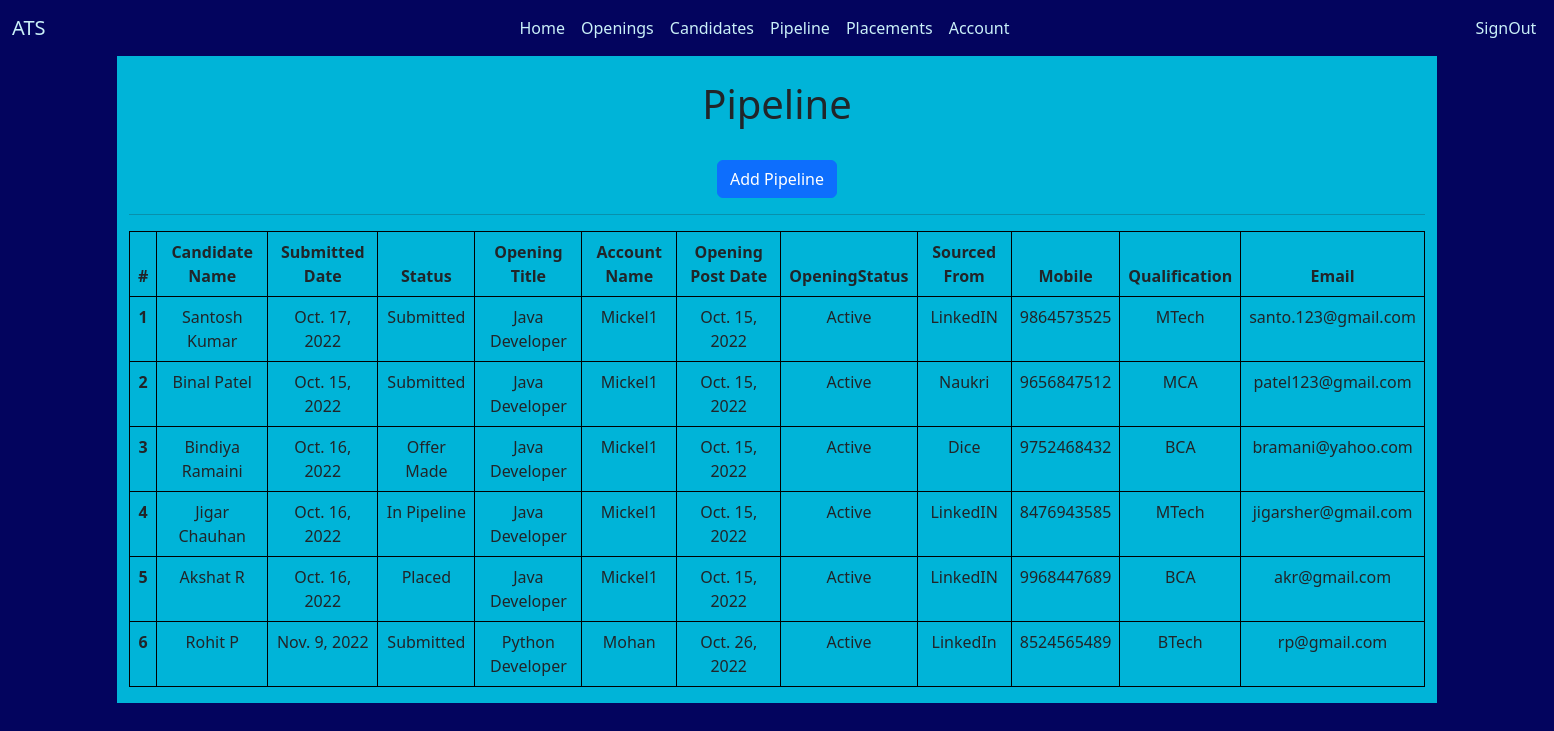
/pipeline, run on the app's committed database.
### ApplicantTracking/models.py (models this page shows)
class Pipeline(models.Model):
    CandidateName = models.CharField(max_length=100)
    SubmittedDate = models.DateField()
    Status = models.CharField(max_length=50)
    OpeningTitle = models.CharField(max_length=50)
    AccountName = models.CharField(max_length=50)
    OpeningPostDate = models.DateField()
    OpeningStatus = models.CharField(max_length=50)
    SourcedFrom = models.CharField(max_length=50)
    Mobile = models.IntegerField()
    Qualification = models.CharField(max_length=150)
    Email = models.EmailField(max_length=50)
    def __str__(self):
        return "%s %s %s" %(self.CandidateName, self.Status, self.OpeningTitle)

### ApplicantTracking/views.py (the view)
# urls.py: path('pipeline', views.pipeline, name="pipeline"),
def pipeline(request):
    pipe = Pipeline.objects.all()
    context = {
        'pipe': pipe
    }
    print(context)
    return render(request, 'ApplicantTracking/pipeline.html', context)

### templates/ApplicantTracking/pipeline.html (shortened to what this page needs)
<!doctype html>
<html lang="en">
<head>
    <link href="https://cdn.jsdelivr.net/npm/bootstrap@5.2.2/dist/css/bootstrap.min.css" rel="stylesheet"
>
</head>
<body style="background-color: #03045e;">
<nav class="navbar navbar-expand-lg" style="background-color: #03045e">
    <div class="container-fluid">
        <a class="navbar-brand" style="color:#caf0f8;">ATS</a>
        <div class="collapse navbar-collapse" id="navbarSupportedContent">
            <ul class="navbar-nav me-auto mb-2 mb-lg-0">
                <li class="nav-item">
                    <a class="nav-link" aria-current="page" href="/dashboard" style="margin-left:450px;color:#caf0f8" id="aknav">Home</a>
                </li>
                <li class="nav-item">
                    <a class="nav-link" href="/openings" style="color:#caf0f8" id="aknav">Openings</a>
                </li>
                <li class="nav-item">
                    <a class="nav-link" href="/candidates" style="color:#caf0f8" id="aknav">Candidates</a>
                </li>
                <li class="nav-item">
                    <a class="nav-link" href="/pipeline" style="color:#caf0f8" id="aknav">Pipeline</a>
                </li>
                <li class="nav-item">
                    <a class="nav-link" href="/placement" style="color:#caf0f8" id="aknav">Placements</a>
                </li>
                <li class="nav-item">
                    <a class="nav-link" href="/account" style="color:#caf0f8" id="aknav">Account</a>
                </li>
                <li class="nav-item" style="margin-left:450px;">
                    <a class="nav-link" href="/signout" style="color:#caf0f8" id="aknav">SignOut</a>
                </li>
            </ul>
        </div>
    </div>
</nav>
<div class="container" style="text-align:center;">
    <div class="row">
        <div class="col-md-12" style="background-color: #00b4d8">
            <br>
            <h1 align="center">Pipeline</h1>
            <br>
            <a href="/addpipeline" class="btn btn-primary" role="button">Add Pipeline</a>
            <hr>
    <table class="table table-bordered" style="border-color:black;">
        <thead>
        <tr>
            <th scope="col">#</th>
            <th scope="col">Candidate Name</th>
            <th scope="col">Submitted Date</th>
            <th scope="col">Status</th>
            <th scope="col">Opening Title</th>
            <th scope="col">Account Name</th>
            <th scope="col">Opening Post Date</th>
            <th scope="col">OpeningStatus</th>
            <th scope="col">Sourced From</th>
            <th scope="col">Mobile</th>
            <th scope="col">Qualification</th>
            <th scope="col">Email</th>
        </tr>
        </thead>
        {% for pipe in pipe %}
        <tbody>
        <tr>
            <th scope="row">{{pipe.id}}</th>
            <td>{{pipe.CandidateName}}</td>
            <td>{{pipe.SubmittedDate}}</td>
            <td>{{pipe.Status}}</td>
            <td>{{pipe.OpeningTitle}}</td>
            <td>{{pipe.AccountName}}</td>
            <td>{{pipe.OpeningPostDate}}</td>
            <td>{{pipe.OpeningStatus}}</td>
            <td>{{pipe.SourcedFrom}}</td>
            <td>{{pipe.Mobile}}</td>
            <td>{{pipe.Qualification}}</td>
            <td>{{pipe.Email}}</td>
        </tr>
        </tbody>
        {% endfor %}
    </table>
        </div>
    </div>
</div>
</body>
</html>

### data on the page
Pipeline: id "1", CandidateName "Santosh Kumar", SubmittedDate "Oct. 17, 2022", Status "Submitted", OpeningTitle "Java Developer", AccountName "Mickel1", OpeningPostDate "Oct. 15, 2022", OpeningStatus "Active", SourcedFrom "LinkedIN", Mobile "9864573525", Qualification "MTech", Email "santo.123@gmail.com"
Pipeline: id "2", CandidateName "Binal Patel", SubmittedDate "Oct. 15, 2022", Status "Submitted", OpeningTitle "Java Developer", AccountName "Mickel1", OpeningPostDate "Oct. 15, 2022", OpeningStatus "Active", SourcedFrom "Naukri", Mobile "9656847512", Qualification "MCA", Email "patel123@gmail.com"
Pipeline: id "3", CandidateName "Bindiya Ramaini", SubmittedDate "Oct. 16, 2022", Status "Offer Made", OpeningTitle "Java Developer", AccountName "Mickel1", OpeningPostDate "Oct. 15, 2022", OpeningStatus "Active", SourcedFrom "Dice", Mobile "9752468432", Qualification "BCA", Email "bramani@yahoo.com"
Pipeline: id "4", CandidateName "Jigar Chauhan", SubmittedDate "Oct. 16, 2022", Status "In Pipeline", OpeningTitle "Java Developer", AccountName "Mickel1", OpeningPostDate "Oct. 15, 2022", OpeningStatus "Active", SourcedFrom "LinkedIN", Mobile "8476943585", Qualification "MTech", Email "jigarsher@gmail.com"
Pipeline: id "5", CandidateName "Akshat R", SubmittedDate "Oct. 16, 2022", Status "Placed", OpeningTitle "Java Developer", AccountName "Mickel1", OpeningPostDate "Oct. 15, 2022", OpeningStatus "Active", SourcedFrom "LinkedIN", Mobile "9968447689", Qualification "BCA", Email "akr@gmail.com"
Pipeline: id "6", CandidateName "Rohit P", SubmittedDate "Nov. 9, 2022", Status "Submitted", OpeningTitle "Python Developer", AccountName "Mohan", OpeningPostDate "Oct. 26, 2022", OpeningStatus "Active", SourcedFrom "LinkedIn", Mobile "8524565489", Qualification "BTech", Email "rp@gmail.com"
